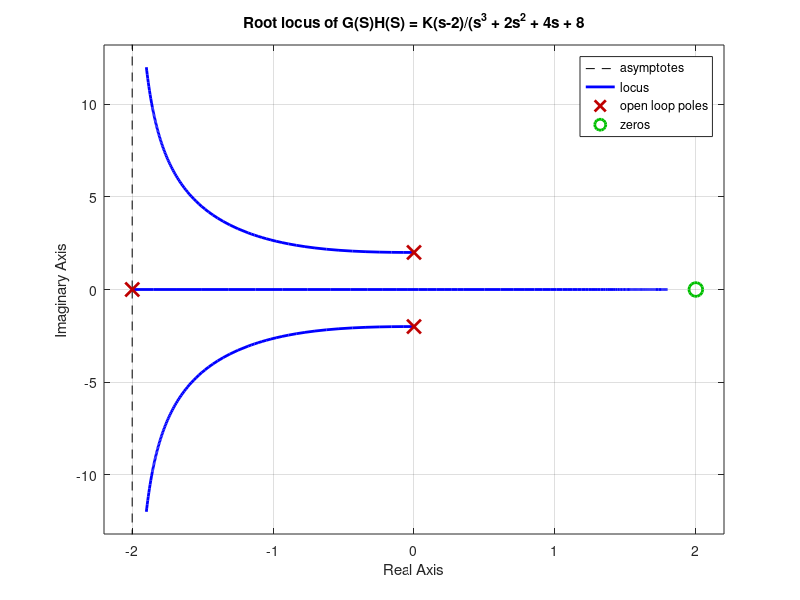

Reproduce this figure in MATLAB. (Note: this script raises an error after producing the figure.)
clear;
clc;
%Lab Example
num=[1  -2];  
denum=[1  2  4  8];  
sys = tf(num,denum);
rlocus(sys)
title("Root locus of G(S)H(S) = K(s-2)/(s^3 + 2s^2 + 4s + 8") 
%%
num = [1  -2];  
denum = [1  2  4  8];  
sys = tf(num,denum);  
k = [0:1:10]; 
rlocus(sys,k);
title("Root Locus Plot of G(S)H(S)=K(S-2)/(S+2)(S+2j)(S-2j) for K=0 to 10")